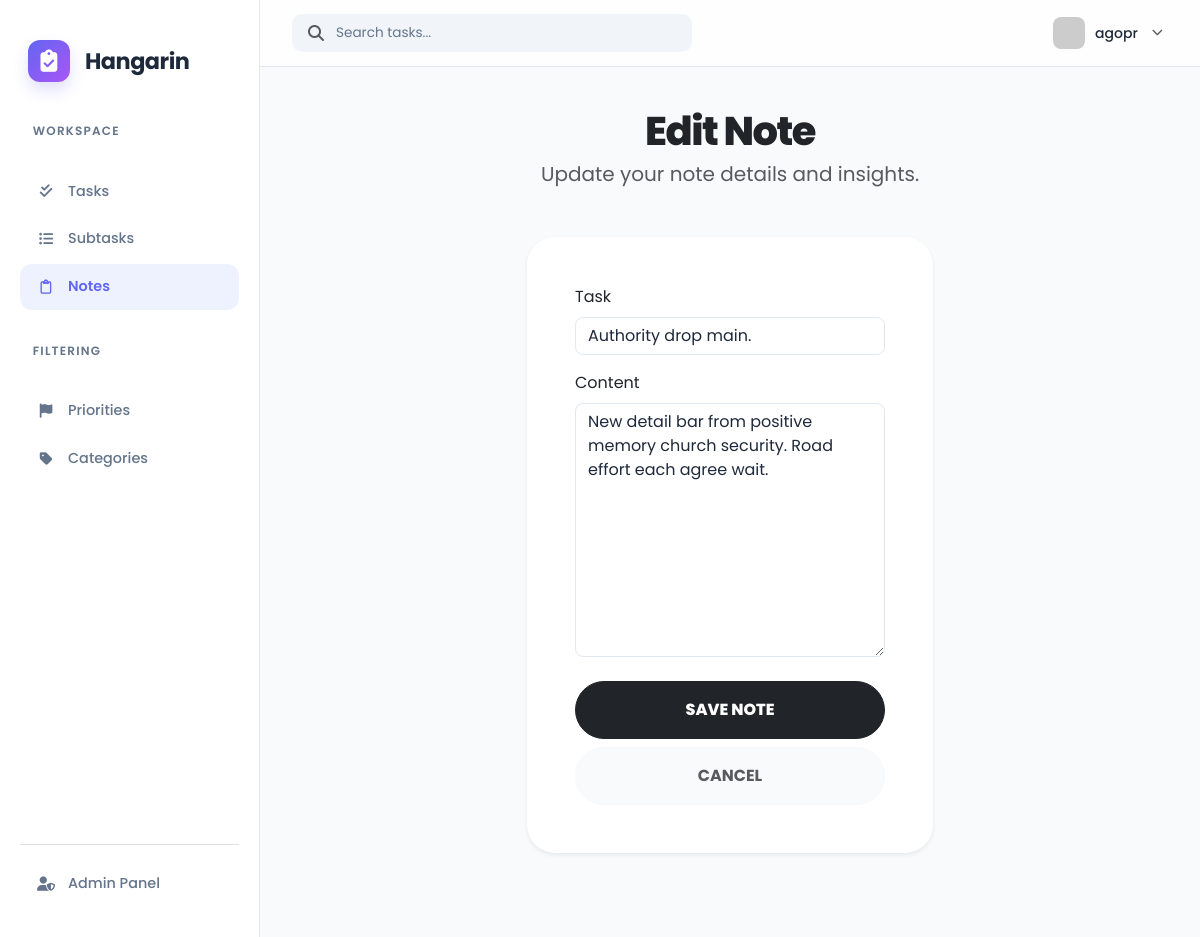
Page /note_list/2/ (signed in) on the committed database.
### hangarinapp/models.py (models this page shows, shortened)
class BaseModel(models.Model):
    created_at = models.DateTimeField(auto_now_add=True)
    updated_at = models.DateTimeField(auto_now=True)
    class Meta:
        abstract = True

class Note(BaseModel):
    task = models.ForeignKey(Task, on_delete=models.CASCADE)
    content = models.TextField()

### hangarinapp/views.py (the view)
# urls.py: path('note_list/<pk>/', views.NoteUpdateView.as_view(), name='note-update'),
class NoteUpdateView(LoginRequiredMixin, UpdateView):
    model = Note
    form_class = NoteForm
    template_name = 'note_form.html'
    success_url = reverse_lazy('note-list')
    login_url = '/accounts/login/'

### hangarinapp/forms.py
class NoteForm(ModelForm):
    class Meta:
        model = Note
        fields = "__all__"

### hangarinapp/models.py (called while the page is built)
    def __str__(self):
        return self.title

### templates/note_form.html (shortened to what this page needs)
{% extends 'base.html' %}
{% load static %}
{% block content %}
<div class="container pb-5">
    <div class="text-center mb-5">
        <h1 class="text-dark mb-1" style="font-weight: 800; font-size: 2.5rem; letter-spacing: -1.5px;">
            {% if object %}Edit Note{% else %}New Note{% endif %}
        </h1>
        <p class="text-muted fs-5">
            {% if object %}Update your note details and insights.{% else %}Capture important thoughts for your tasks.{% endif %}
        </p>
    </div>
    <div class="row justify-content-center">
        <div class="col-lg-6 col-md-8">
            <div class="card border-0 shadow-sm p-4 p-md-5" style="border-radius: 28px; background-color: #fff;">
                <form method="post" novalidate>
                    <div class="mb-4">
                        {% include 'includes/form.html' %}
                    </div>
                    <div class="d-grid gap-2 mt-4">
                        <button type="submit" class="btn btn-dark rounded-pill py-3" style="font-weight: 800;">
                            SAVE NOTE
                        </button>
                        <a href="{% url 'note-list' %}" class="btn btn-light rounded-pill py-3 text-muted" style="font-weight: 700; background-color: #f8fafc;">
                            CANCEL
                        </a>
                    </div>
                </form>
            </div>
        </div>
    </div>
</div>
{% endblock %}

### templates/base.html (shortened to what this page needs)
{% load static %}
{% load pwa %}
<!DOCTYPE html>
<html lang="en">
<head>
    <link href="https://cdn.jsdelivr.net/npm/bootstrap@5.3.0/dist/css/bootstrap.min.css" rel="stylesheet">
    <link rel="stylesheet" href="https://cdnjs.cloudflare.com/ajax/libs/font-awesome/6.5.0/css/all.min.css">
</head>
<body>
<div class="app-layout">
    <aside class="sidebar-wrapper">
    <a href="/" class="brand-box text-decoration-none">
        <div class="brand-logo">
            <i class="fas fa-clipboard-check"></i>
        </div>
        <div class="brand-text">
            <h1 class="brand-name mb-0">Hangarin</h1>
        </div>
    </a>
    <nav class="flex-grow-1">
        <div class="nav-group">
            <p class="nav-label">Workspace</p>
            <a href="{% url 'task-list' %}" class="sidebar-link {% if 'task' in request.path %}active{% endif %}">
                <i class="fas fa-check-double"></i>
                <span>Tasks</span>
            </a>
            <a href="{% url 'subtask-list' %}" class="sidebar-link {% if 'subtask' in request.path %}active{% endif %}">
                <i class="fas fa-list-ul"></i>
                <span>Subtasks</span>
            </a>
            <a href="{% url 'note-list' %}" class="sidebar-link {% if 'note' in request.path %}active{% endif %}">
                <i class="far fa-clipboard"></i>
                <span>Notes</span>
            </a>
        </div>
        <div class="nav-group">
            <p class="nav-label">Filtering</p>
            <a href="{% url 'priority-list' %}" class="sidebar-link">
                <i class="fas fa-flag"></i>
                <span>Priorities</span>
            </a>
            <a href="{% url 'category-list' %}"class="sidebar-link">
                <i class="fas fa-tag"></i>
                <span>Categories</span>
            </a>
        </div>
    </nav>
    <div class="system-nav mt-auto border-top pt-3">
        <a href="/admin/" class="sidebar-link">
            <i class="fas fa-user-shield"></i>
            <span>Admin Panel</span>
        </a>
    </div>
</aside>
    <main class="main-viewport">
        <header class="glass-header">
            <div class="search-bar">
                <i class="fas fa-search text-muted"></i>
                <input type="text" id="mainSearch" placeholder="Search tasks...">
            </div>
            <div class="dropdown">
                <div class="profile-trigger" data-bs-toggle="dropdown">
                    <img src="https://ui-avatars.com/api/?name={{ user.username|default:'User' }}&background=6366f1&color=fff&bold=true" class="avatar">
                    <span class="d-none d-lg-inline fw-medium small">{{ user.username|default:"Guest" }}</span>
                    <i class="fas fa-chevron-down small text-muted ms-1" style="font-size: 0.7rem;"></i>
                </div>
            </div>
        </header>
        <div class="content-container" id="searchableArea">
            {% block content %}
            {% endblock %}
        </div>
    </main>
</div>
</body>
</html>

### templates/includes/form.html (shortened to what this page needs)
{% load widget_tweaks %}
{% for field in form %}
<div class="field item form-group mb-3">
    <label class="form-label">{{ field.label }}</label>
    {% render_field field class="form-control" %}
</div>
{% endfor %}

### templates/base.html (style rules this page uses)
:root { --bg-body: #f8fafc; --sidebar-bg: #ffffff; --accent-primary: #6366f1; --accent-hover: #4f46e5; --text-main: #1e293b; --text-muted: #64748b; --sidebar-width: 260px; --card-shadow: 0 4px 12px rgba(0, 0, 0, 0.03); --border-color: #e2e8f0; }
body { background-color: var(--bg-body); color: var(--text-main); font-family: 'Poppins', sans-serif; min-height: 100vh; margin: 0; overflow-x: hidden; }
.sidebar-wrapper { position: fixed; top: 0; left: 0; bottom: 0; width: var(--sidebar-width); background: var(--sidebar-bg); border-right: 1px solid var(--border-color); display: flex; flex-direction: column; padding: 2rem 1.25rem; z-index: 1050; transition: all 0.3s ease; }
.brand-box { display: flex; align-items: center; gap: 15px; padding: 0.5rem 0.5rem 2.5rem; }
.brand-logo { width: 42px; height: 42px; background: linear-gradient(135deg, #6366f1 0%, #a855f7 100%); border-radius: 12px; display: flex; align-items: center; justify-content: center; color: white !important; font-size: 1.4rem; box-shadow: 0 8px 15px rgba(99, 102, 241, 0.2); flex-shrink: 0; }
.brand-name { font-weight: 700; font-size: 1.4rem; color: #1e293b !important; line-height: 1; letter-spacing: -0.5px; }
.brand-text { display: flex; flex-direction: column; }
.nav-group { margin-bottom: 2rem; }
.nav-label { font-size: 0.75rem; text-transform: uppercase; letter-spacing: 0.1em; color: var(--text-muted) !important; padding: 0 0.8rem 0.8rem; font-weight: 600; }
.sidebar-link { display: flex; align-items: center; gap: 12px; padding: 0.75rem 1rem; color: var(--text-muted) !important; text-decoration: none; border-radius: 12px; font-weight: 500; font-size: 0.9rem; transition: all 0.2s ease; margin-bottom: 2px; }
.sidebar-link i { width: 20px; text-align: center; }
.sidebar-link.active { background: #eef2ff; color: var(--accent-primary) !important; font-weight: 600; }
.main-viewport { margin-left: var(--sidebar-width); padding: 0; min-height: 100vh; }
.glass-header { background: rgba(255, 255, 255, 0.8); backdrop-filter: blur(10px); border-bottom: 1px solid var(--border-color); padding: 0.75rem 2rem; display: flex; align-items: center; justify-content: space-between; position: sticky; top: 0; z-index: 1000; }
.search-bar { background: #f1f5f9; border-radius: 10px; padding: 0.5rem 1rem; display: flex; align-items: center; gap: 10px; width: 100%; max-width: 400px; }
.search-bar input { background: transparent !important; border: none !important; color: var(--text-main) !important; width: 100%; outline: none; font-size: 0.85rem; }
.search-bar input::placeholder { color: var(--text-muted); }
.profile-trigger { display: flex; align-items: center; gap: 10px; cursor: pointer; padding: 5px; border-radius: 10px; transition: background 0.2s; }
.avatar { width: 32px; height: 32px; border-radius: 8px; object-fit: cover; }
.content-container { padding: 2.5rem; animation: fadeIn 0.4s ease-out; }
input, select, textarea, .form-control { color: var(--text-main) !important; background-color: #ffffff !important; border: 1px solid var(--border-color) !important; border-radius: 8px !important; }

### rows in the picture
Note: task "Authority drop main." "New detail bar from positive memory church security. Road effort each agree wait."

### other values in the picture
{{ user.username|default:"Guest" }} "agopr"
{{ field.label }} "Task" "Content"
